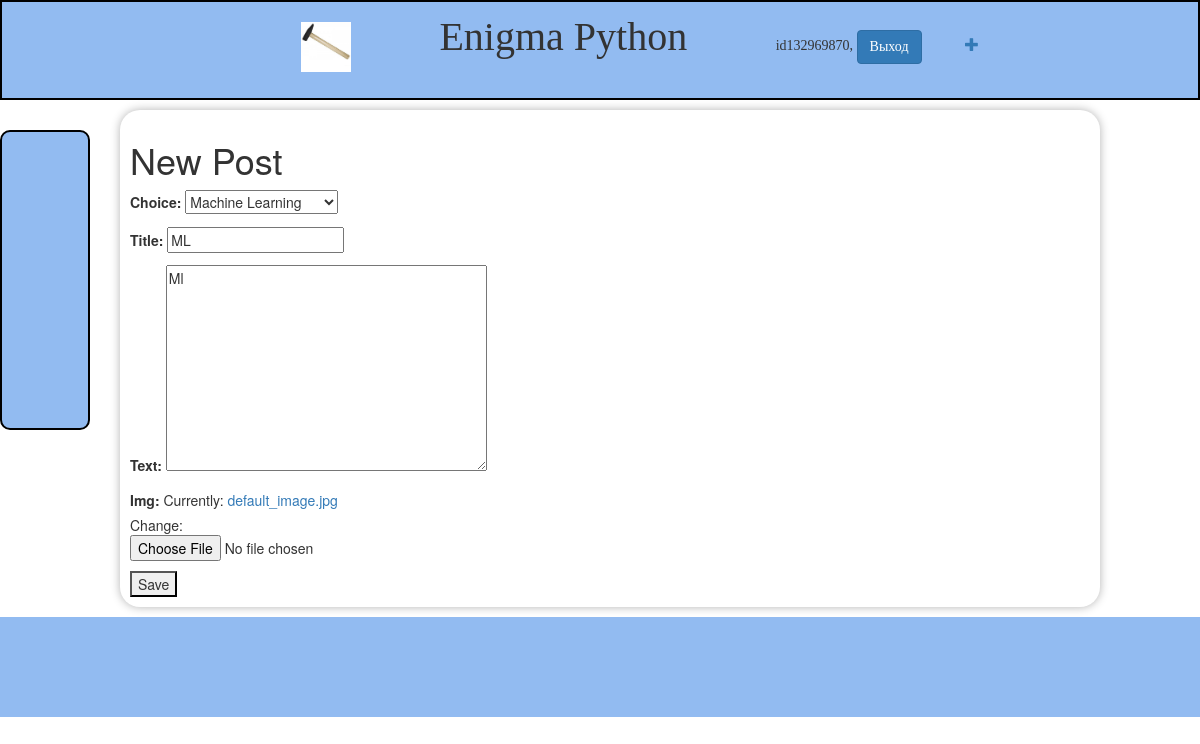
Screenshot of /post/8/edit/ (signed in) with the database file from the repository.
### coolsite/models.py (models this page shows, shortened)
class Post(models.Model):
    AUTHOR_CHOICES = (
        ('ML', 'Machine Learning'),
        ('Web', 'Web Development'),
        ('Syntax', 'Programming Syntax'),
        ('Book', 'Book Reviews'),
    )
    author = models.ForeignKey(settings.AUTH_USER_MODEL, on_delete=models.CASCADE)
    choice = models.CharField(max_length=10, choices=AUTHOR_CHOICES, default='Syntax')
    title = models.CharField(max_length=200)
    text = models.TextField()
    img = models.ImageField(upload_to='images/', default='default_image.jpg')
    created_date = models.DateTimeField(default=timezone.now)
    published_date = models.DateTimeField(blank=True, null=True)

### coolsite/views.py (the view)
# urls.py: path('post/<pk>/edit/', views.post_edit, name='post_edit'),
@login_required
def post_edit(request, pk):
    post = get_object_or_404(Post, pk=pk)
    if request.method == 'POST':
        form = PostForm(request.POST, instance=post)
        if form.is_valid():
            form.save()
            return redirect('home')
    else:
        form = PostForm(instance=post)
    return render(request, 'blog/post_edit.html', {'form': form})

### coolsite/forms.py
class PostForm(forms.ModelForm):
    class Meta:
        model = Post
        fields = ('choice', 'title', 'text', 'img', )

### coolsite/templates/blog/post_edit.html (shortened to what this page needs)
{% extends 'base.html' %}
{% block content %}
<h1>New Post</h1>
<form method="POST" enctype="multipart/form-data">
    {{ form.as_p }}
    <button type="submit">Save</button>
</form>
{% endblock %}

### coolsite/templates/blog/menu.html (shortened to what this page needs)
{% load static %}
<div class="menu">
    <nav>
      <ul>
          <li><a href={% url 'home' %} class="logo">
            <img src="{% static 'img/icon.png' %}" alt="Логотип">
            </a></li>
          <li class="logo-txt">Enigma Python</li>
          {% if user.is_authenticated %}
          <li>{{ user.username }}, <a href="{% url 'account_logout' %}" class="btn btn-primary" > Выход </a> </li>
          <a href="{% url 'post_new' %}" class="top-menu"><span class="glyphicon glyphicon-plus"></span></a>
          {% else %}
          <li><a href="{% url 'account_login' %}" class="btn btn-primary" >Вход </a>
              <a href="{% url 'account_signup' %}" class="btn btn-primary" > Регистрация</a>
          {% endif %}
      </ul>
    </nav>
</div>
<div class="menu-left">
</div>

### coolsite/static/css/coolsite.css (style rules this page uses)
body { height: 100%; margin: 0; }

### coolsite/static/css/menu.css (style rules this page uses)
.menu { background-color: #92bbf1; width: 100%; height: 100px; font-family: 'Lobster'; display: flex; align-items: center; justify-content: center; border: 2px solid black; }
.menu nav { text-align: center; }
.menu nav ul { list-style-type: none; }
.menu nav li { margin-right: 40px; display: inline; margin-left: 40px; margin-top: 20px; }
.menu nav a { text-decoration: none; }
.logo { display: inline-block; margin-bottom: 10px; }
.logo img { max-width: 50px; height: 50px; }
.logo-txt { font-size: 40px; border-radius: 4px; padding: 5px; }
.menu-left { padding: 5px; background-color: #92bbf1; margin-top: 30px; width: 90px; height: 300px; position: fixed; border: 2px solid black; border-radius: 10px; }

### rows the page displays
Post: choice "Machine Learning", title "ML", text "Ml"

### other values shown
{{ user.username }} "id132969870"
